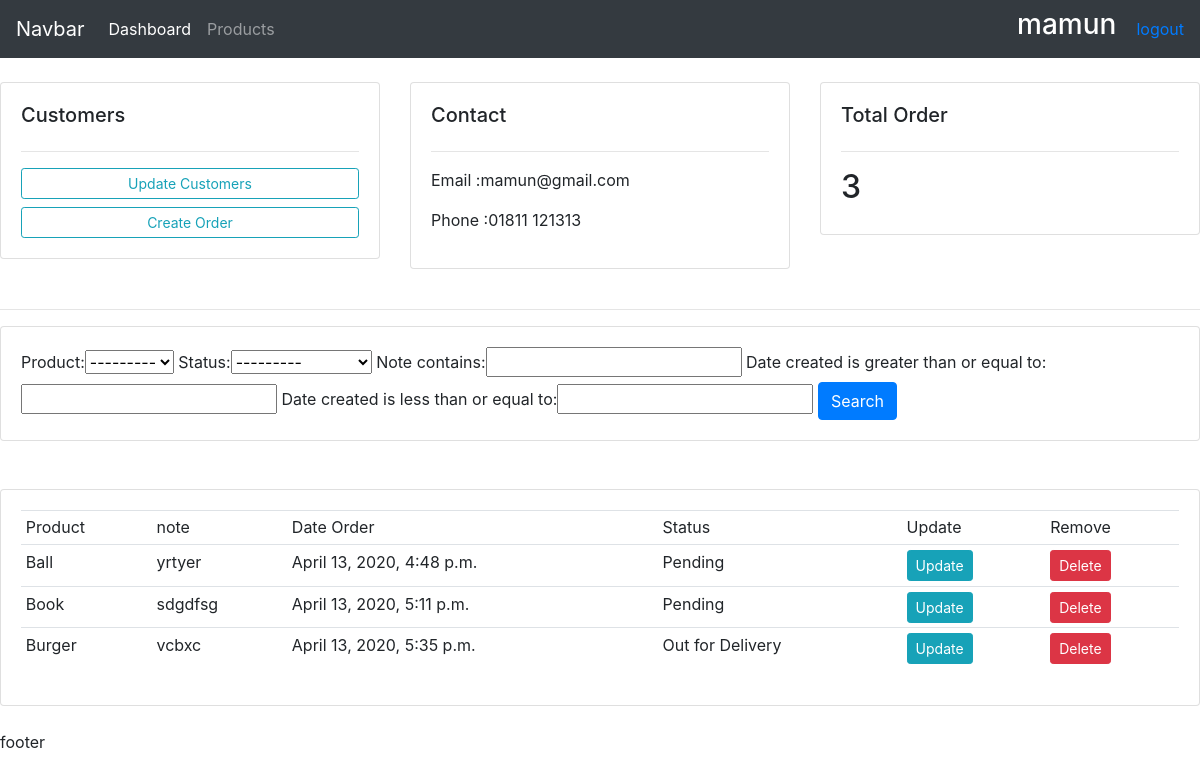
Page /customer/5/ (signed in) on the committed database.
### accounts/models.py (models this page shows, shortened)
class Customer(models.Model):
    name = models.CharField(max_length=200)
    email = models.CharField(max_length=200)
    phone = models.CharField(max_length=200)
    date_created = models.DateTimeField(auto_now_add=True)

class Order(models.Model):
    STATUS = (('Pending', 'Pending'), ('Out for Delivery',
                                       'Out for Delivery'), ('Delivered', 'Delivered'))
    customer = models.ForeignKey(
        Customer, null=True, on_delete=models.SET_NULL)
    product = models.ForeignKey(Products, null=True, on_delete=models.SET_NULL)
    status = models.CharField(max_length=200, choices=STATUS)
    date_created = models.DateTimeField(auto_now_add=True)
    note=models.CharField(max_length=1000,null=True)

class Products(models.Model):
    CATEGORY = (('Indoor', 'Indoor'), ('Out door', 'Out door'))
    name = models.CharField(max_length=200)
    price = models.FloatField()
    category = models.CharField(max_length=200, choices=CATEGORY)
    description = models.CharField(max_length=200)
    date_created = models.DateTimeField(auto_now_add=True)
    tags = models.ManyToManyField(Tags)
    def __str__(self):
        return self.name

### accounts/views.py (the view)
# urls.py: path('customer/<str:pk_test>/', views.customers,name='customer'),
@login_required(login_url='login')
def customers(request,pk_test):
    customer=Customer.objects.get(id=pk_test)
    orders=customer.order_set.all()
    order_count=orders.count()
    myFilter = OrderFilter(request.GET,queryset=orders)
    orders=myFilter.qs
    contex={'customer':customer,'orders':orders,'order_count':order_count,'myFilter':myFilter,}
    return render(request, 'accounts/customers.html',contex)

### accounts/templates/accounts/customers.html
{% extends 'accounts/main.html'%}
{% block content %}
<br />
<div class="row">
  <div class="col-md">
    <div class="card card-body">
      <h5>Customers</h5>
      <hr />
      <a href="" class="btn btn-outline-info btn-sm btn-block"
        >Update Customers</a
      >
      <a href="{% url 'create_order' customer.id %}" class="btn btn-outline-info btn-sm btn-block">Create Order</a>
    </div>
  </div>
  <div class="col-md">
    <div class="card card-body">
      <h5>Contact</h5>
      <hr />
      <p>Email :{{customer.email}}</p>
      <p>Phone :{{customer.phone}}</p>
    </div>
  </div>
  <div class="col-md">
    <div class="card card-body">
      <h5>Total Order</h5>
      <hr />
      <h2>{{order_count}}</h2>
    </div>
  </div>
</div>
<br />
<hr />
<div class="row">
  <div class="col">
    <div class="card card-body">
      <form method="get">
        {{myFilter.form}}
        <button class="btn btn-primary" type="submit">Search</button>
      </form>
    </div>
  </div>
</div>
<br />
<div class="row">
  <div class="col-md">
    <br />
    <div class="card card-body">
      <table class="table table-sm">
        <tr>
          <td>Product</td>
          <td>note</td>
          <td>Date Order</td>
          <td>Status</td>
          <td>Update</td>
          <td>Remove</td>
        </tr>
        {% for i in orders %}
        <tr>
          <td>{{i.product}}</td>
          <td>{{i.note}}</td>
          <td>{{i.date_created}}</td>
          <td>{{i.status}}</td>
          <td>
            <a class="btn btn-sm btn-info" href="{% url 'update_order' i.id %}"
              >Update</a
            >
          </td>
          <td>
            <a
              class="btn btn-sm btn-danger"
              href="{% url 'delete_order' i.id %}"
              >Delete</a
            >
          </td>
        </tr>
        {% endfor %}
      </table>
    </div>
  </div>
</div>
{% endblock %}

### accounts/templates/accounts/navbar.html (shortened to what this page needs)
<nav class="navbar navbar-expand-lg navbar-dark bg-dark">
  <a class="navbar-brand" href="{% url 'home'%}">Navbar</a>
  <div class="collapse navbar-collapse" id="navbarNav">
    <ul class="navbar-nav">
      <li class="nav-item active">
        <a class="nav-link" href="{% url 'home'%}">Dashboard</a>
      </li>
      <li class="nav-item">
        <a class="nav-link" href="{% url 'products'%}">Products</a>
      </li>
    </ul>
  </div>
  <span id="us"><H3>{{request.user}}</H3></span>
<span><a href="{% url 'logout' %}">logout</a></span>
</nav>

### accounts/templates/accounts/navbar.html (style rules this page uses)
#us { color:white; margin-right: 20px; }

### rows in the picture
Customer: email "mamun@gmail.com", phone "01811 121313"
Order: product "Ball", note "yrtyer", date_created "April 13, 2020, 4:48 p.m.", status "Pending"
Order: product "Book", note "sdgdfsg", date_created "April 13, 2020, 5:11 p.m.", status "Pending"
Order: product "Burger", note "vcbxc", date_created "April 13, 2020, 5:35 p.m.", status "Out for Delivery"

### other values in the picture
{{ request.user }} "mamun"
{{ order_count }} "3"
